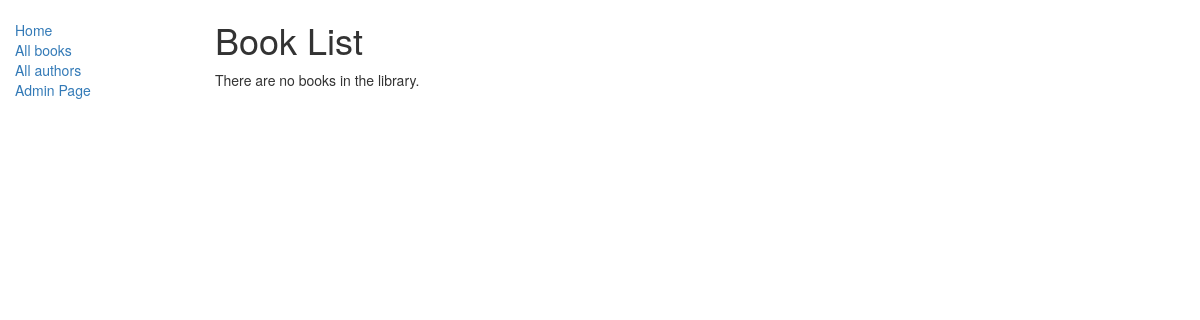
/catalog/books/, run on an earlier commit of the app's database.
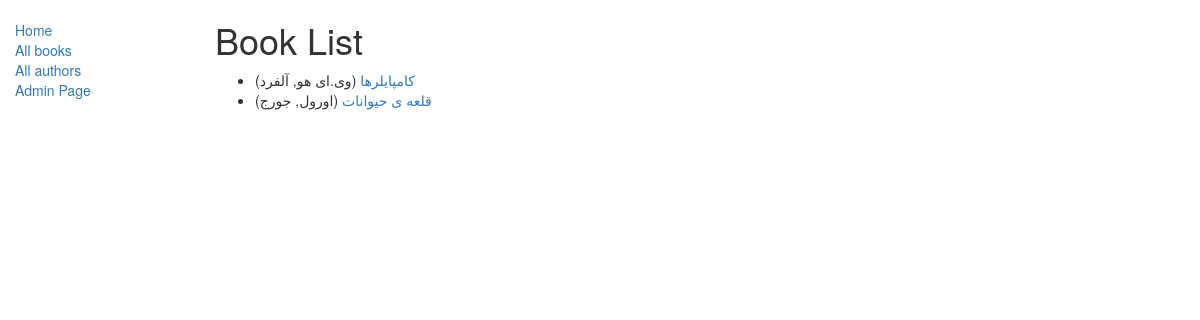
And on a later commit of the database.
### catalog/models.py (models this page shows, shortened)
class Book(models.Model):
    title = models.CharField(max_length=200)
    author = models.ForeignKey('Author', on_delete=models.SET_NULL, null=True)
    summary = models.TextField(max_length=1000, help_text="Enter a brief description of the book")
    isbn = models.CharField('ISBN',max_length=13, help_text='13 Character <a href="https://www.isbn-international.org/content/what-isbn">ISBN number</a>')
    genre = models.ManyToManyField(Genre, help_text="Select a genre for this book")
    def display_genre(self):
        return ', '.join([genre.name for genre in self.genre.all()[:3]])
    display_genre.short_description = 'Genre'
    def get_absolute_url(self):
        return reverse('catalog:book-detail', args=[str(self.id)])

class Author(models.Model):
    first_name = models.CharField(max_length=100)
    last_name = models.CharField(max_length=100)
    date_of_birth = models.DateField(null=True, blank=True)
    date_of_death = models.DateField('Died', null=True, blank=True)
    def __str__(self):
        return '%s, %s' % (self.last_name, self.first_name)

### catalog/views.py (the view)
# urls.py: path('books/', views.BooKListView.as_view(), name='books'),
class BooKListView(generic.ListView):
    model=models.Book
    template_name='catalog/book_list.html'

### catalog/templates/catalog/book_list.html
{% extends "catalog/base_generic.html" %}
{% block content %}
    <h1>Book List</h1>
    {% if book_list %}
    <ul>
      {% for book in book_list %}
      <li>
        <a href="{{ book.get_absolute_url }}">{{ book.title }}</a> ({{book.author}})
      </li>
      {% endfor %}
    </ul>
    {% else %}
      <p>There are no books in the library.</p>
    {% endif %}
{% endblock %}

What changed in the data, as far as the page shows it:
added Book: title "کامپایلرها", author "وی.ای هو, آلفرد"
added Book: title "قلعه ی حیوانات", author "اورول, جورج"
Also different on the page:
text no longer shown: "There are no books in the library."
